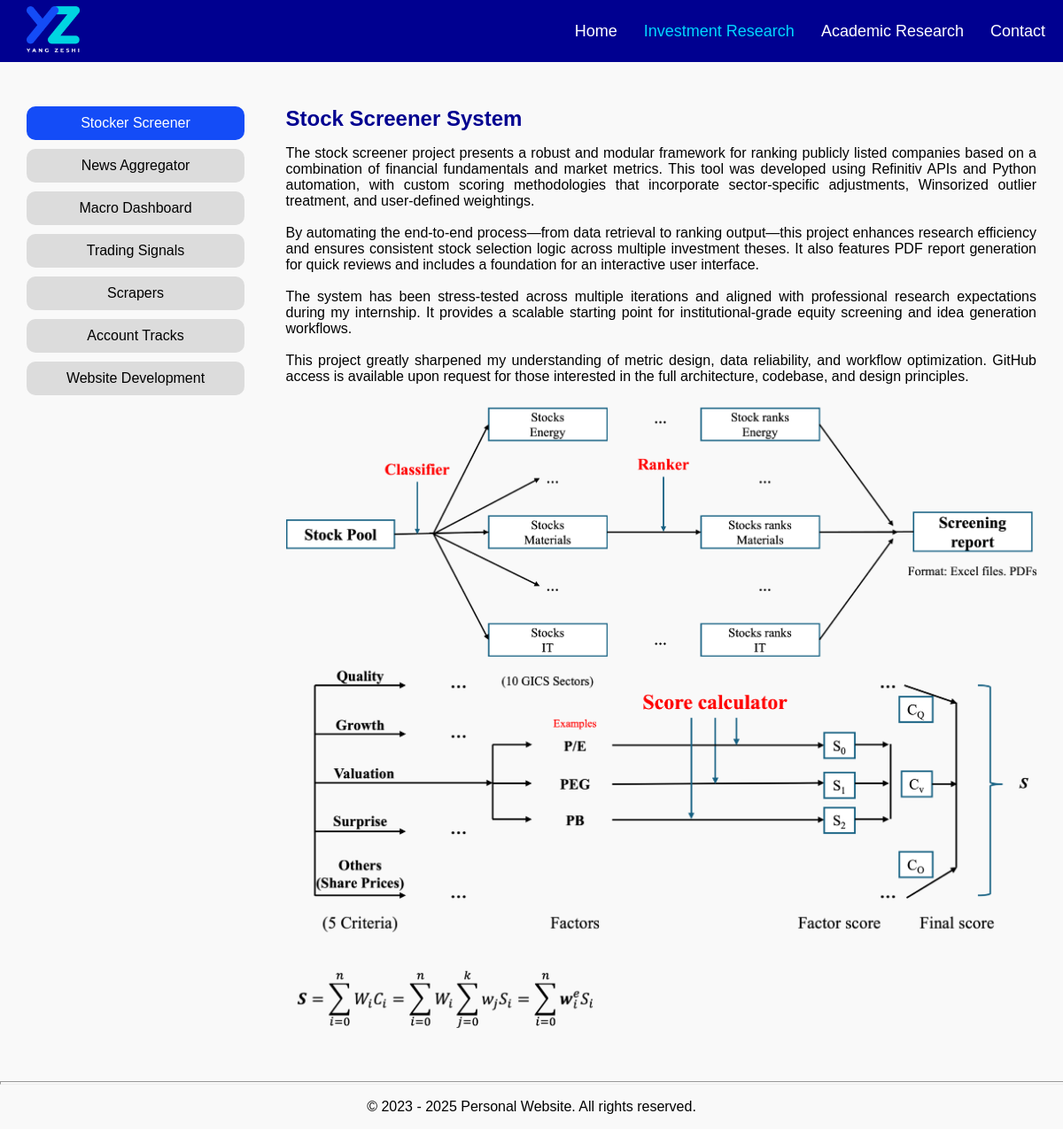
The page /investment_research/1 on the database its author committed.
### tables this page shows
CREATE TABLE programming_projects (
    id INTEGER PRIMARY KEY AUTOINCREMENT,
    title TEXT NOT NULL,
    content TEXT NOT NULL,
    full_title TEXT NOT NULL
);

### app.py (the view)
@app.route('/investment_research/<int:intro_id>')
def show_intro_2(intro_id):
    db = get_db()
    cursor = db.execute('SELECT * FROM programming_projects')
    intros = cursor.fetchall()
    image_src = [url_for('static', filename=f'images/programming/{intro_id}.png')]
    file_path = image_src[0].lstrip('/')
    if os.path.exists(file_path)==False:
        image_src=['']
    session['intro_id'] = intro_id
    return render_template('/programming projects/programming_projects.html',intro=intros[intro_id-1],image_srcs=image_src)

### app.py (called while the page is built)
def get_db():
    if 'db' not in g:
        g.db = sqlite3.connect(
            current_app.config['DATABASE'],
            detect_types=sqlite3.PARSE_DECLTYPES
        )
        g.db.row_factory = sqlite3.Row
    return g.db

@app.teardown_appcontext
def close_connection(exception):
    db = getattr(g, '_database', None)
    if db is not None:
        db.close()

@app.context_processor
def inject_intros():
    db = get_db()
    research_cursor = db.execute('SELECT * FROM research_projects')
    research_intros = research_cursor.fetchall()
    programming_cursor = db.execute('SELECT * FROM programming_projects')
    programming_intros = programming_cursor.fetchall()
    intro_id = session.get('intro_id')
    return dict(research_intros=research_intros, programming_intros=programming_intros, intro_id=intro_id)

### templates/programming projects/programming_projects.html (shortened to what this page needs)
<!DOCTYPE html>
{% extends 'base.html' %}
{% block content %}
<html>
<head>
    <link rel="stylesheet" type="text/css" href="{{ url_for('static', filename='styles/main.css') }}">
</head>
<body>
  <div class="grid-container">
    <div class="grid1">
      {% include 'programming projects/project_tree.html'%}
    </div>
    <div class="grid2">
      <div class="wrapper">
        <div class="section">
          <h2>{{ intro['full_title'] }}</h2>
          <p style="white-space: pre-line;text-align: justify;">{{ intro['content'] | safe }}</p>
          {% for image_src in image_srcs %}
          <img class="fit-picture" src="{{ image_src }}" style="display: block;margin: 0 auto;width: auto;">
          {% endfor %}
        </div>
      </div>
    </div>
  </div>
        <hr>
  </body>
</html>
{% endblock %}

### templates/programming projects/project_tree.html
<link rel="stylesheet" type="text/css" href="{{ url_for('static', filename='styles/main.css') }}">
<div class="project-list" style="grid-template-columns: 0.8fr; margin-top: 20px; justify-content: start;">
  {% for project in programming_intros %}
  <a href="{{ url_for('show_intro_2', intro_id=project['id']) }}" class="widget {% if project['id'] == intro_id %}highlight{% endif %}">{{ project['title'] }}</a>
  {% endfor %}
</div>

### static/styles/base.css (style rules this page uses)
.widget { margin-left: 0px; padding: 5px 10px; text-decoration: none; color: rgb(255, 255, 255); }

### static/styles/main.css (style rules this page uses)
body { font-family: Arial, sans-serif; margin: 0px; background-color: #f9f9f9; padding-top: 0px; margin-top: 0; }
.section { margin-bottom: 30px; text-align: left; }
.section h2 { color: rgb(0 0 144); margin-bottom: 10px; text-align: left; }
.section p { margin-bottom: 5px; }
hr { color: blue; height: 2px; width: 100%; margin-left: auto; margin-right: auto; }
.fit-picture { max-width: 100%; max-height: 100%; width: 40%; height: auto; }
.project-list { display: grid; grid-template-columns: 1fr 1fr 1fr; text-align: center; grid-gap: 20px 0px; }
.grid-container { display: grid; grid-template-columns: 1fr 3fr; grid-gap: 0px 10px; margin: 30px; align-content: center; }
div.project-list { gap: 20px; place-items: start; }
div.project-list a.widget { display: flex; align-items: center; justify-content:center; border-radius: 10px; background-color: rgb(220, 220, 220); color: #000000; height: 100%; width: 100%; }
div.project-list a.widget.highlight { background-color: rgb(20, 76, 247); color: #ffffff; }

### rows shown on the page
programming_projects: title "Stocker Screener", full_title "Stock Screener System", content "The stock screener project presents a robust and modular framework for ranking publicly listed companies based on a combination of financial fundamentals and market metrics. This tool was developed using Refinitiv APIs and Python automation, with custom scoring methodologies that incorporate sector-specific adjustments, Winsorized outlier treatment, and user-defined weightings. By automating the end-to-end process—from data retrieval to ranking output—this project enhances research efficiency and ensures consistent stock selection logic across multiple investment theses. It also features PDF report generation for quick reviews and includes a foundation for an interactive user interface. The…"
programming_projects: title "News Aggregator"
programming_projects: title "Macro Dashboard"
programming_projects: title "Trading Signals"
programming_projects: title "Scrapers"
programming_projects: title "Account Tracks"
programming_projects: title "Website Development"
